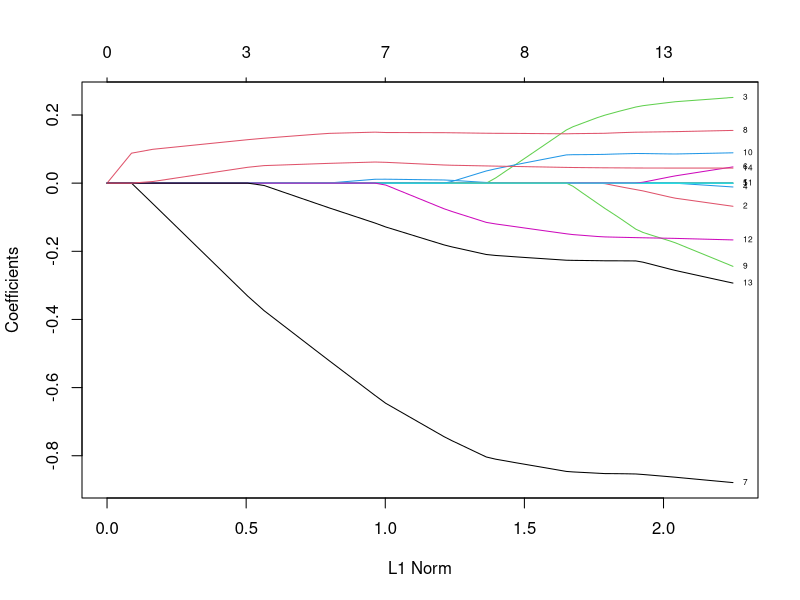
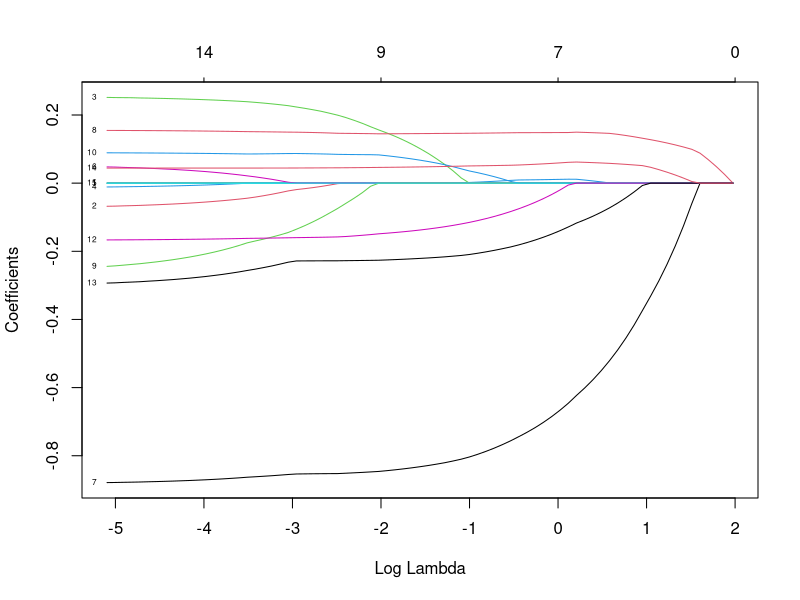
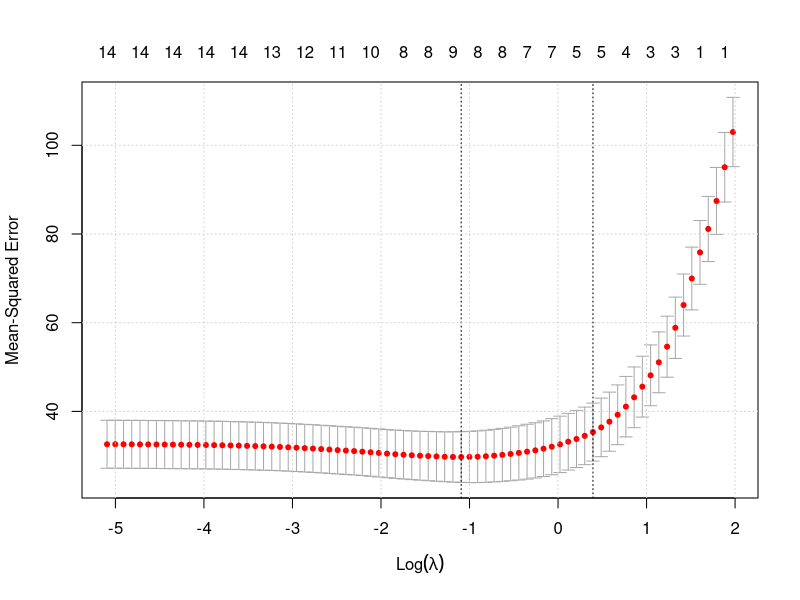
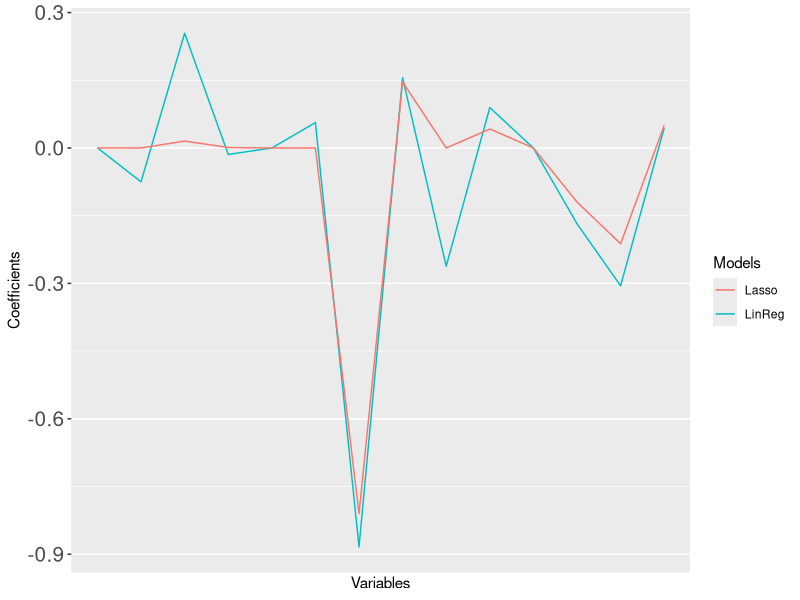

Write the R code that produced these figures, in order.
## ---- chunk 1
library(glmnet)
setwd('C:\\courses\\Coursera\\Current\\ML for Data Analysis\\Week3\\')

df <- read.csv('gapminder.csv')
df <- df[-1]
df <- df[!is.na(df$lifeexpectancy),]

index <- which(names(df) == 'lifeexpectancy')
n <- ncol(df)

impute.with.med <- function(x){
  #x<-as.numeric(as.character(x)) #first convert each column into numeric if it is from factor
  x[is.na(x)] <- median(x, na.rm=TRUE) #convert the item with NA to median value from the column
  x #display the column
}
df <- sapply(df, impute.with.med)

X <- as.matrix(df[,-index][,1:(n-1)])
Y <- df[,index]

n.train <- as.integer(nrow(df) * 0.7)
train.index <- sample(1:nrow(df), n.train)
X.train <- X[train.index,]
Y.train <- Y[train.index]
X.test <- X[-train.index,]
Y.test <- Y[-train.index]
model <- cv.glmnet(X.train, Y.train, alpha=1) # lasso
## ---- chunk 2
print(coef(model, s="lambda.min"))
plot(model$glmnet.fit, "norm", label=TRUE)
plot(model$glmnet.fit, "lambda", label=TRUE)
plot(model)
grid()
print(paste('lambda for which the cross validation error is minimum=', model$lambda.min))
#print(mse.min <- model$cvm[model$lambda == model$lambda.min]))
train.pred <- predict(model, newx=X.train, s=model$lambda.min)
test.pred <- predict(model, newx=X.test, s=model$lambda.min)
print(paste('training data MSE =', mean((Y.train-train.pred)^2)))
print(paste('test data MSE =', mean((Y.test-test.pred)^2)))
#print(paste('training data R-Square =', sum((train.pred-mean(Y.train))^2)/sum((Y.train-mean(Y.train))^2)))
#print(paste('test data R-Square', sum((test.pred-mean(Y.test))^2)/sum((Y.test-mean(Y.test))^2)))
## ---- chunk 3
training <- cbind.data.frame(X.train, y=Y.train)
test <- cbind.data.frame(X.test, y=Y.test)
lm.model <- lm(y~., training)
print(coef(lm.model))
train.pred <- predict(lm.model, newdata=training)
test.pred <- predict(lm.model, newdata=test)
print(paste('training data MSE', mean((training$y-train.pred)^2)))
print(paste('test data MSE', mean((test$y-test.pred)^2)))
#print(paste('training data R-Square', sum((train.pred-mean(training$y))^2)/sum((training$y-mean(training$y))^2)))
#print(paste('test data R-Square', sum((test.pred-mean(test$y))^2)/sum((test$y-mean(test$y))^2)))
coef_data <- cbind.data.frame(LinReg=coef(lm.model), Lasso=coef(model, s="lambda.min")[,1])
library(ggplot2)
ggplot(coef_data[-1,], aes(1:(nrow(coef_data)-1))) + 
  geom_line(aes(y = LinReg, colour = "LinReg")) + 
  geom_line(aes(y = Lasso, colour = "Lasso")) +
  scale_x_discrete(labels= rownames(coef_data)[-1]) +
  theme(axis.text.x=element_text(angle=90,hjust=1,vjust=0, size=15),
          axis.text.y=element_text(size=15)) +
  xlab('Variables') +
  ylab('Coefficients') +
  labs(colour='Models')
  #guide_legend(title='Models')
